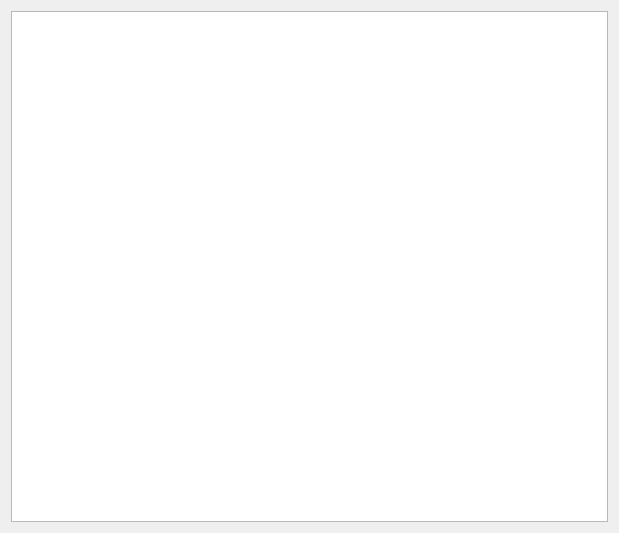
<?xml version="1.0" encoding="UTF-8"?>
<ui version="4.0">
 <class>RealForm</class>
 <widget class="QWidget" name="RealForm">
  <property name="geometry">
   <rect>
    <x>0</x>
    <y>0</y>
    <width>619</width>
    <height>533</height>
   </rect>
  </property>
  <property name="windowTitle">
   <string>Form</string>
  </property>
  <layout class="QVBoxLayout" name="verticalLayout">
   <item>
    <widget class="QListWidget" name="listWidget"/>
   </item>
  </layout>
 </widget>
 <resources/>
 <connections/>
</ui>
